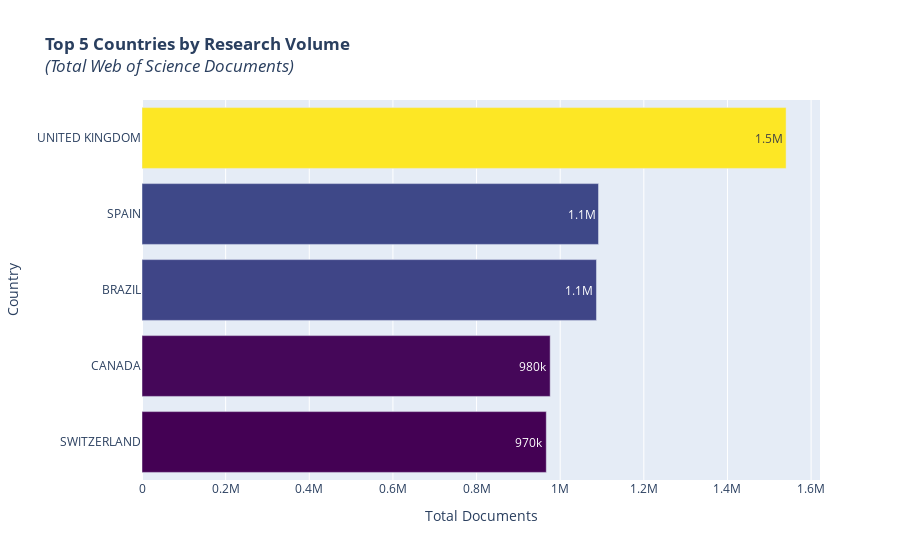
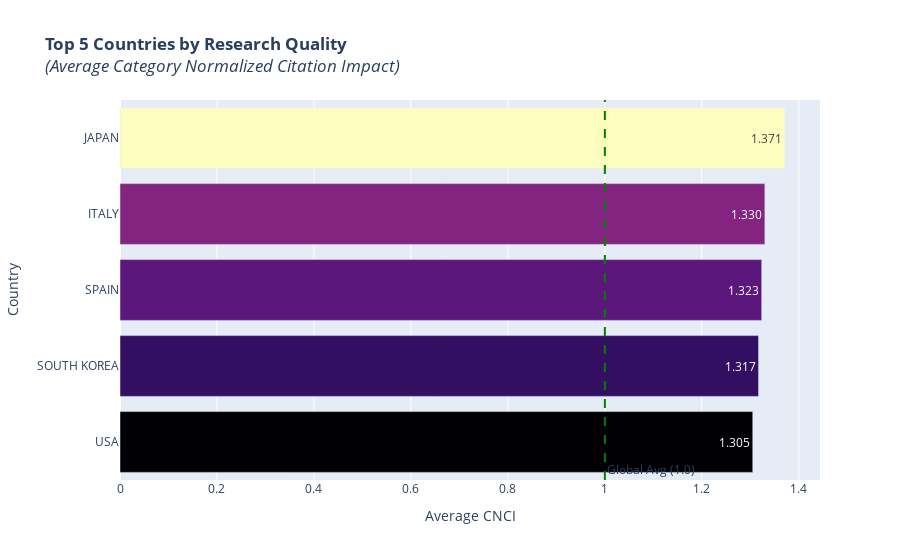

Source (notebook cell) for these figures, in order:
### Markdown cell above
#### Q1 Top Performers Analysis: Quantity vs. Quality

**Objective:**
To identify the leading Countries in the dataset based on two distinct performance metrics:

1.  **Volume (Quantity):** Who is producing the most research?
    *   *Metric used:* `Documents`
2.  **Impact (Quality):** Who is producing the most influential research relative to their field?
    *   *Metric used:* `Category Normalized Citation Impact (CNCI)`

### Code cell
# --- Step 1: Prepare the Data ---

# A. Quantity: Sum of all documents across years for each Country
volume_df = df.groupby('Country')['Documents'].sum().reset_index()
top_volume = volume_df.sort_values(by='Documents', ascending=False).head(5)

# B. Quality: Average CNCI across years for each Country
quality_df = df.groupby('Country')['CNCI'].mean().reset_index()
top_quality = quality_df.sort_values(by='CNCI', ascending=False).head(5)

# --- Step 2: Visualization - Volume (Quantity) ---

fig_vol = px.bar(
    top_volume,
    x='Documents',
    y='Country',
    orientation='h',  # Horizontal bar chart
    title='<b>Top 5 Countries by Research Volume</b><br><i>(Total Web of Science Documents)</i>',
    text_auto='.2s',  # Format: 1.5k, 2M etc. (Smart formatting)
    color='Documents',
    color_continuous_scale='Viridis',
    labels={'Documents': 'Total Documents'}
)

# Layout Updates: Reverse Y-axis to show Rank #1 at top
fig_vol.update_layout(
    yaxis=dict(autorange="reversed"),
    xaxis_title="Total Documents",
    coloraxis_showscale=False # Hides the color bar to keep it clean
)

fig_vol.show()

# --- Step 3: Visualization - Quality (Impact) ---

fig_qual = px.bar(
    top_quality,
    x='CNCI',
    y='Country',
    orientation='h',
    title='<b>Top 5 Countries by Research Quality</b><br><i>(Average Category Normalized Citation Impact)</i>',
    text_auto='.3f',  # Format: 3 decimal places (e.g., 1.523)
    color='CNCI',
    color_continuous_scale='Magma',
    labels={'CNCI': 'Avg CNCI'}
)

# Layout Updates: Reverse Y-axis & Add Benchmark Line
fig_qual.update_layout(
    yaxis=dict(autorange="reversed"),
    xaxis_title="Average CNCI",
    coloraxis_showscale=False
)

# Adding the Global Average Benchmark Line (x=1.0)
fig_qual.add_vline(
    x=1.0, 
    line_dash="dash", 
    line_color="green", 
    annotation_text="Global Avg (1.0)", 
    annotation_position="bottom right"
)

fig_qual.show()

### Figure 1 — Plotly figure (JSON) as saved in the notebook; plotly's stock layout.template omitted (floating-point values rounded to 4 significant figures)
{"data": [{"hovertemplate": "Total Documents=%{marker.color}<br>Country=%{y}<extra></extra>", "legendgroup": "", "marker": {"color": [1540219, 1091687, 1086793, 976080, 966760], "coloraxis": "coloraxis", "pattern": {"shape": ""}}, "name": "", "orientation": "h", "showlegend": false, "textposition": "auto", "texttemplate": "%{x:.2s}", "type": "bar", "x": [1540219, 1091687, 1086793, 976080, 966760], "xaxis": "x", "y": ["UNITED KINGDOM", "SPAIN", "BRAZIL", "CANADA", "SWITZERLAND"], "yaxis": "y"}], "layout": {"barmode": "relative", "coloraxis": {"colorbar": {"title": {"text": "Total Documents"}}, "colorscale": [[0, "#440154"], [0.1111, "#482878"], [0.2222, "#3e4989"], [0.3333, "#31688e"], [0.4444, "#26828e"], [0.5556, "#1f9e89"], [0.6667, "#35b779"], [0.7778, "#6ece58"], [0.8889, "#b5de2b"], [1, "#fde725"]], "showscale": false}, "legend": {"tracegroupgap": 0}, "title": {"text": "<b>Top 5 Countries by Research Volume</b><br><i>(Total Web of Science Documents)</i>"}, "xaxis": {"anchor": "y", "domain": [0, 1], "title": {"text": "Total Documents"}}, "yaxis": {"anchor": "x", "autorange": "reversed", "domain": [0, 1], "title": {"text": "Country"}}}}

### Figure 2 — Plotly figure (JSON) as saved in the notebook; plotly's stock layout.template omitted (floating-point values rounded to 4 significant figures)
{"data": [{"hovertemplate": "Avg CNCI=%{marker.color}<br>Country=%{y}<extra></extra>", "legendgroup": "", "marker": {"color": [1.371, 1.33, 1.323, 1.317, 1.305], "coloraxis": "coloraxis", "pattern": {"shape": ""}}, "name": "", "orientation": "h", "showlegend": false, "textposition": "auto", "texttemplate": "%{x:.3f}", "type": "bar", "x": [1.371, 1.33, 1.323, 1.317, 1.305], "xaxis": "x", "y": ["JAPAN", "ITALY", "SPAIN", "SOUTH KOREA", "USA"], "yaxis": "y"}], "layout": {"annotations": [{"showarrow": false, "text": "Global Avg (1.0)", "x": 1, "xanchor": "left", "xref": "x", "y": 0, "yanchor": "bottom", "yref": "y domain"}], "barmode": "relative", "coloraxis": {"colorbar": {"title": {"text": "Avg CNCI"}}, "colorscale": [[0, "#000004"], [0.1111, "#180f3d"], [0.2222, "#440f76"], [0.3333, "#721f81"], [0.4444, "#9e2f7f"], [0.5556, "#cd4071"], [0.6667, "#f1605d"], [0.7778, "#fd9668"], [0.8889, "#feca8d"], [1, "#fcfdbf"]], "showscale": false}, "legend": {"tracegroupgap": 0}, "shapes": [{"line": {"color": "green", "dash": "dash"}, "type": "line", "x0": 1, "x1": 1, "xref": "x", "y0": 0, "y1": 1, "yref": "y domain"}], "title": {"text": "<b>Top 5 Countries by Research Quality</b><br><i>(Average Category Normalized Citation Impact)</i>"}, "xaxis": {"anchor": "y", "domain": [0, 1], "title": {"text": "Average CNCI"}}, "yaxis": {"anchor": "x", "autorange": "reversed", "domain": [0, 1], "title": {"text": "Country"}}}}
